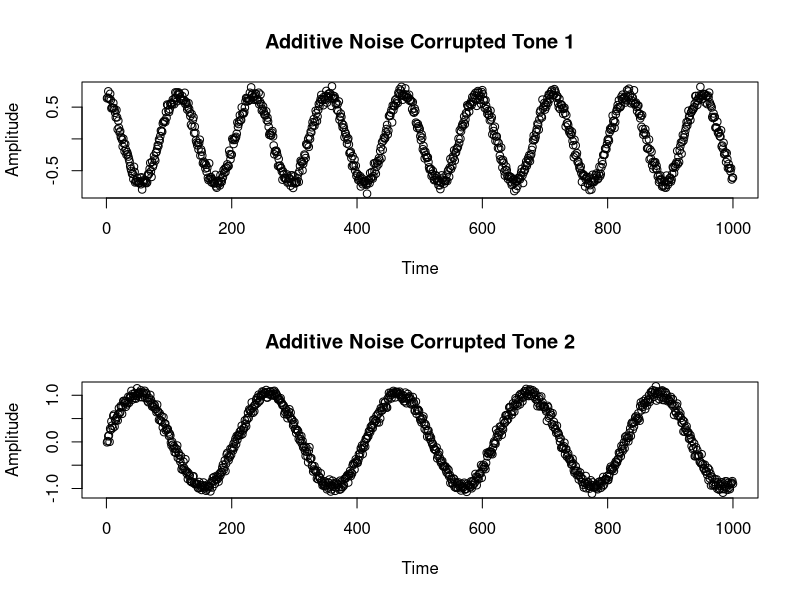
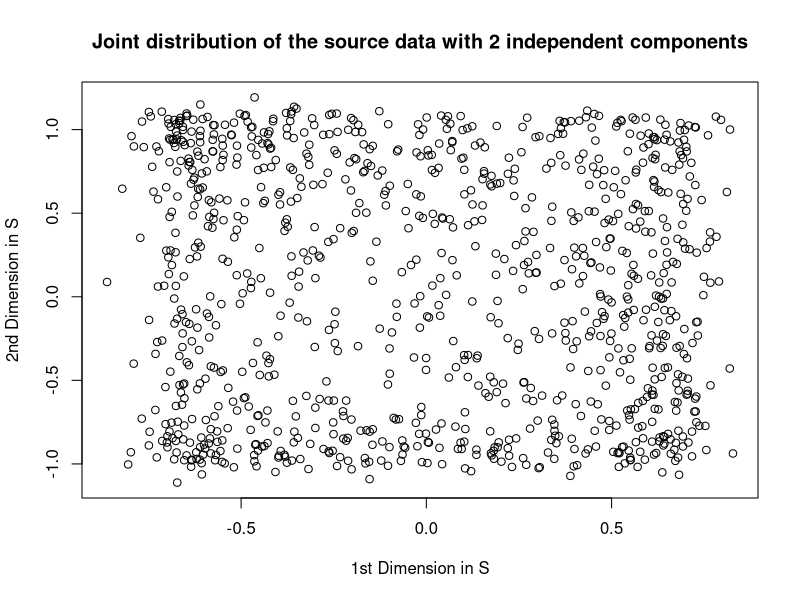
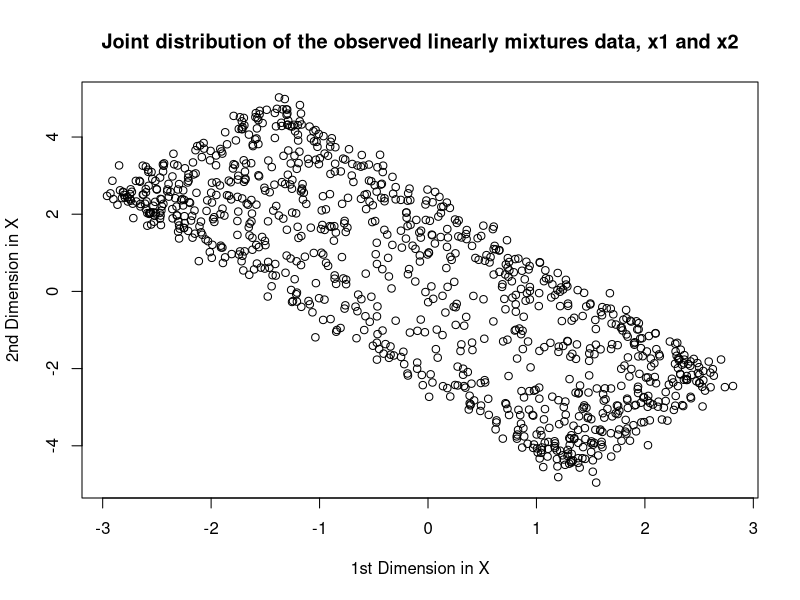
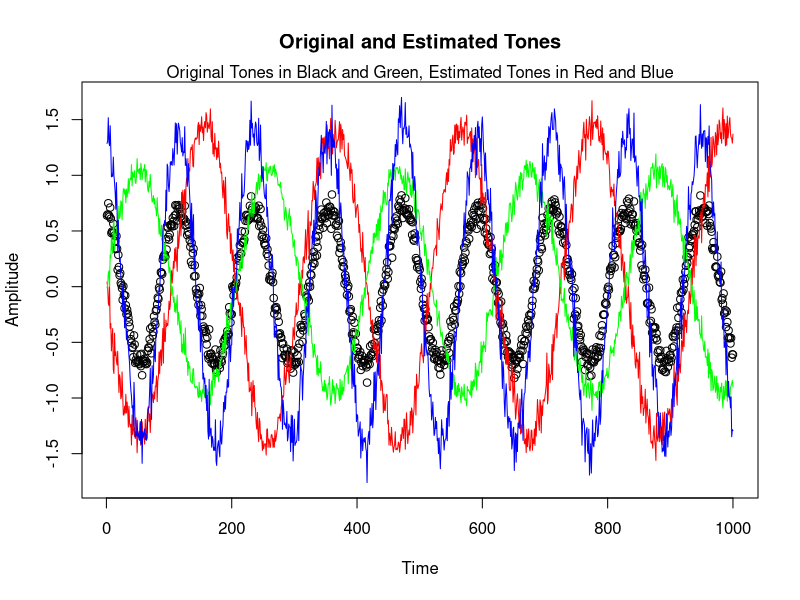
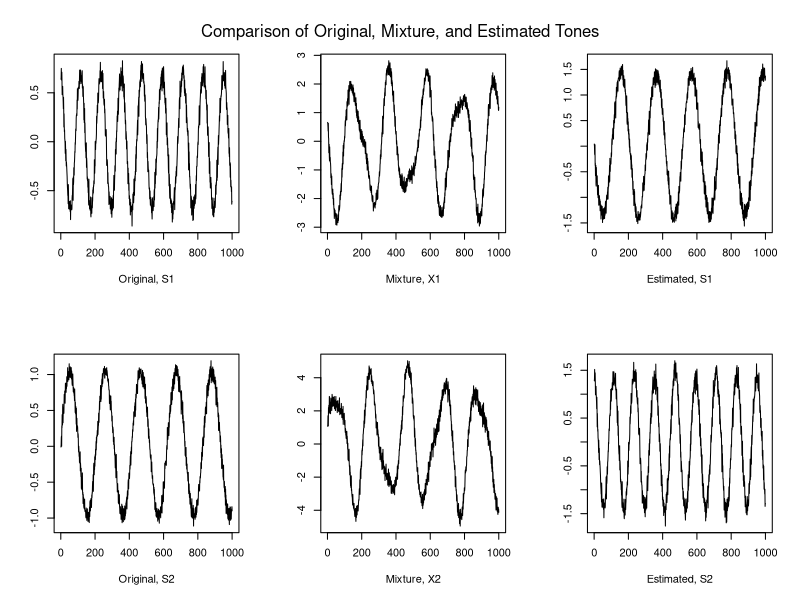

Write R code to recreate these figures, in order.
# ==========================================================
# Problem - 4: ICA - 01
# Extracting two independent tones from their linear mixture
# ==========================================================

# ---- (a) Generate two Tones (s1, s2) corrupted by Gaussian noise ----
library(MASS)   # To use mvrnorm()
set.seed(123)

# Tone 1 corrupted by noise
s1 <- 0.7*sin((1:1000)/19 + 0.57*pi) + mvrnorm(n = 1000, mu = 0, Sigma = 0.004)
s1 <- as.numeric(s1)

# Tone 2 corrupted by noise
s2 <- sin((1:1000)/33) + mvrnorm(n = 1000, mu = 0.03, Sigma = 0.005)
s2 <- as.numeric(s2)

# Plot to see Original (source) Tones
par(mfcol = c(2, 1))
plot(s1, main = "Additive Noise Corrupted Tone 1", xlab = "Time", ylab = "Amplitude")
plot(s2, main = "Additive Noise Corrupted Tone 2", xlab = "Time", ylab = "Amplitude")

# ---- (b) Create Source matrix (S) ----
S <- matrix(c(s1, s2), 1000, 2)
head(S, 5)

# ---- (c) Mix two tones with the Mixing matrix (A) ----
A <- matrix(c(1, 1.73, -2, 3.41), 2, 2, byrow = TRUE)
X <- S %*% A     # Mixing Process: X = SA
head(X)

# ---- (d) Draw scatter plots (joint distributions) ----
dev.off()   # reset the mfrow/mfcol parameter

# Scatter plot of S (source data)
plot(S, main = "Joint distribution of the source data with 2 independent components",
     xlab = "1st Dimension in S", ylab = "2nd Dimension in S")

# Scatter plot of X (mixed data)
plot(X, main = "Joint distribution of the observed linearly mixtures data, x1 and x2",
     xlab = "1st Dimension in X", ylab = "2nd Dimension in X")

# ---- (e) Estimate source tones using fastICA ----
library(fastICA)
?fastICA
est <- fastICA(X, 2, alg.typ = "parallel", fun = "logcosh", alpha = 1,
               method = "C", row.norm = FALSE, maxit = 200, tol = 0.0001,
               verbose = TRUE)
str(est)

# Estimates of source tones
est$S

# ---- (f) Plot original and estimated tones ----
dev.off()   # reset the mfrow/mfcol parameter

ymin <- min(s1, s2, est$S[,1], est$S[,2])
ymax <- max(s1, s2, est$S[,1], est$S[,2])

plot(s1, col = "black", main = "Original and Estimated Tones",
     xlab = "Time", ylab = "Amplitude", ylim = c(ymin, ymax))
lines(est$S[,1], col = "red")     # first column of S_hat
lines(s2, col = "green")
lines(est$S[,2], col = "blue")    # second column of S_hat
mtext("Original Tones in Black and Green, Estimated Tones in Red and Blue")

# ---- Combination of 6 graphs: Original, Mixture, and Estimated Tones ----
par(mfcol = c(2, 3))
plot(1:1000, S[,1], type = "l", xlab = "Original, S1", ylab = "")
plot(1:1000, S[,2], type = "l", xlab = "Original, S2", ylab = "")
plot(1:1000, X[,1], type = "l", xlab = "Mixture, X1", ylab = "")
plot(1:1000, X[,2], type = "l", xlab = "Mixture, X2", ylab = "")
plot(1:1000, est$S[,1], type = "l", xlab = "Estimated, S1", ylab = "")
plot(1:1000, est$S[,2], type = "l", xlab = "Estimated, S2", ylab = "")
mtext("Comparison of Original, Mixture, and Estimated Tones",
      side = 3, line = -3, outer = TRUE)

# Comment:
# As can be seen from this Figure, the estimated tones are very close to the
# original source tones (their signs are reversed, but this has no significance.)

# ==========================================================
# Addition: Repeat (a) to (f) using a random mixing matrix
# ==========================================================
A_random <- matrix(rnorm(4, mean = 1, sd = 10), nrow = 2, ncol = 2)
X_random <- S %*% A_random
# ... repeat scatter plots, fastICA, and comparison plots using X_random
